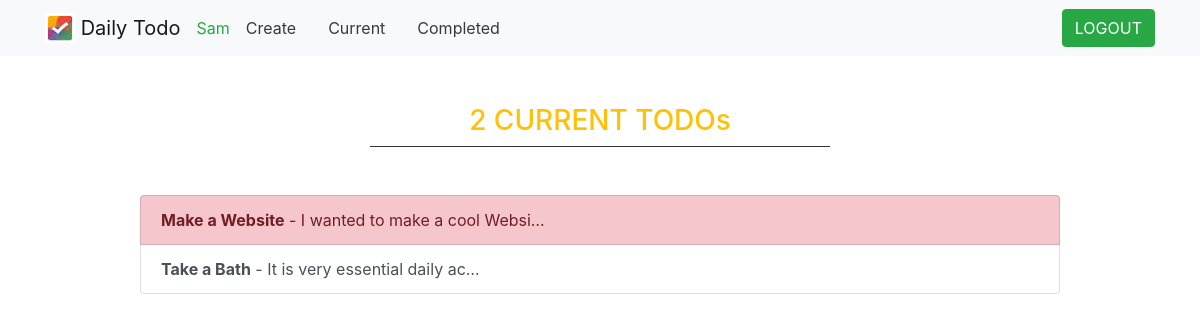
/current/ (signed in), run on an earlier commit of the app's database.
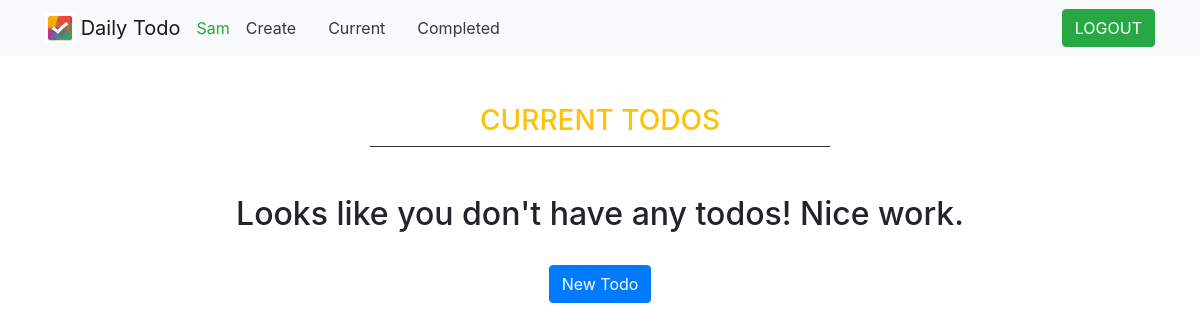
And on a later commit of the database.
### todoApp/models.py (models this page shows, shortened)
class Todo(models.Model):
    title = models.CharField(max_length=60)
    memo = models.TextField(blank=True)
    created = models.DateTimeField(auto_now_add=True)
    datecomplited = models.DateTimeField(null=True, blank=True)
    important = models.BooleanField(default=False)
    user = models.ForeignKey(User, on_delete=models.CASCADE)

### todoApp/views.py (the view)
# urls.py: path('current/', views.currenttodos, name='currenttodos'),
@login_required
def currenttodos(request):
    todos = Todo.objects.filter(user=request.user, datecomplited__isnull=True)
    return render(request, 'todoApp/currenttodos.html', {'todos':todos})

### todoApp/templates/todoApp/currenttodos.html
{% extends 'todoApp/base.html' %}
{% block content %}
       <div class="row justify-content-center mt-5">
        <div class="col-md-10">
            {% if todos %}
                <h3 class="text-center text-warning">{{ todos.count }} CURRENT TODO{{ todos.count|pluralize }}</h3>
            {% else %}
                   <h3 class="text-center text-warning"> CURRENT TODOS </h3>
            {% endif %}
            <hr class="w-50 my-auto bg-dark">
        </div>
    </div>
    <div class="row justify-content-center mt-5">
        <div class="col-md-10">
        {% if todos %}
            <div class="list-group">
                {% for todo in todos %}
                    <a href="{% url 'viewtodo' todo.id %}" class="list-group-item list-group-item-action{% if todo.important %} list-group-item-danger{% endif %}">
                        <b>{{ todo.title }}</b>{% if todo.memo %} - {{ todo.memo|truncatechars:30 }}{% endif %}</a>
                {% endfor %}
            </div>
        {% else %}
            <div class="text-center">
                <h2>Looks like you don't have any todos! Nice work.</h2>
            <br>
            <a role="button" class="btn btn-primary" href="{% url 'createtodos' %}">New Todo</a>
            </div>
        {% endif %}
        </div>
    </div>
{% endblock %}

### todoApp/templates/todoApp/base.html (shortened to what this page needs)
<!DOCTYPE html>
{% load static %}
<html lang="en">
<head>
    <link rel="stylesheet" href="https://stackpath.bootstrapcdn.com/bootstrap/4.4.1/css/bootstrap.min.css">
</head>
<body>
<nav class="navbar navbar-expand-md navbar-light bg-light">
    <div class="container">
        <a class="navbar-brand" href="{% url 'home' %}">
         <img src="{% static 'todoApp/todoImg1.jpg' %}" width="30" height="30" class="d-inline-block align-top">
        <span>Daily Todo</span>
        </a>
        <div class="collapse navbar-collapse" id="navbarNav">
            {% if user.is_authenticated %}
             <div class="navbar-header text-capitalize text-success">
                {{ user.username }}
             </div>
        <ul class="nav justify-content-center">
           <li class="nav-item"><a class="nav-link text-dark" href="{% url 'createtodos' %}">Create</a></li>
           <li class="nav-item"><a class="nav-link text-dark" href="{% url 'currenttodos' %}">Current</a></li>
           <li class="nav-item"><a class="nav-link text-dark" href="{% url 'completedtodos' %}">Completed</a></li>
        </ul>
        <ul class="navbar-nav ml-auto">
           <li class="nav-item">
               <form action="{% url 'logoutuser'%}" method="POST">
               <button type="submit" class="btn btn-success">LOGOUT</button>
               </form>
           </li>
        </ul>
        {% endif %}
        </div>
    </div>
</nav>
<div class="container">
    {% block content %}{% endblock %}
</div>
</body>
</html>

What changed in the data, as far as the page shows it:
no longer on this page (row edited): Todo: title "Make a Website", memo "I wanted to make a cool Websi…", important True (drawn)
no longer on this page (row edited): Todo: title "Take a Bath", memo "It is very essential daily ac…", important False (drawn)
Also different on the page:
{{ todos.count }}: "2" → (not shown)
text no longer shown: "CURRENT TODO"
text now shown: "CURRENT TODOS Looks like you don't have any todos! Nice work. New Todo"
